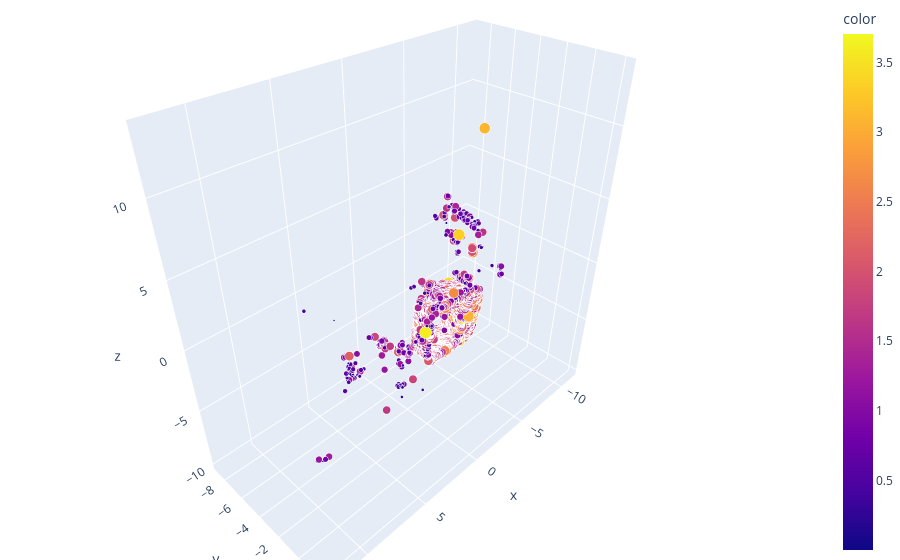

Write notebook code for a chart like this one.
### Markdown cell above
#### <span style='color:Green'> - Plot the 3D points coloured according to the **error**. </span> - What is this parameter? Can you extract any conclusions from the visualization?

### Code cell
### TO DO 2.2
fig = px.scatter_3d(x=pts3d_coords[0], y=pts3d_coords[1], z=pts3d_coords[2], color=pts3d_error, size=pts3d_error, opacity=1.0)
fig.update_layout(margin=dict(l=0, r=0, b=0, t=0))
fig.show()

### Figure 1 — Plotly figure (JSON) as saved in the notebook; plotly's stock layout.template omitted (floating-point values rounded to 4 significant figures; data arrays with more than 128 entries replaced by an {"elided": "..."} marker saying what was removed)
{"data": [{"hovertemplate": "x=%{x}<br>y=%{y}<br>z=%{z}<br>size=%{marker.size}<br>color=%{marker.color}<extra></extra>", "legendgroup": "", "marker": {"color": {"elided": "42794 float values"}, "coloraxis": "coloraxis", "opacity": 1, "size": {"elided": "42794 float values"}, "sizemode": "area", "sizeref": 0.009264, "symbol": "circle"}, "mode": "markers", "name": "", "scene": "scene", "showlegend": false, "type": "scatter3d", "x": {"elided": "42794 float values"}, "y": {"elided": "42794 float values"}, "z": {"elided": "42794 float values"}}], "layout": {"coloraxis": {"colorbar": {"title": {"text": "color"}}, "colorscale": [[0, "#0d0887"], [0.1111, "#46039f"], [0.2222, "#7201a8"], [0.3333, "#9c179e"], [0.4444, "#bd3786"], [0.5556, "#d8576b"], [0.6667, "#ed7953"], [0.7778, "#fb9f3a"], [0.8889, "#fdca26"], [1, "#f0f921"]]}, "legend": {"itemsizing": "constant", "tracegroupgap": 0}, "margin": {"b": 0, "l": 0, "r": 0, "t": 0}, "scene": {"domain": {"x": [0, 1], "y": [0, 1]}, "xaxis": {"title": {"text": "x"}}, "yaxis": {"title": {"text": "y"}}, "zaxis": {"title": {"text": "z"}}}}}
